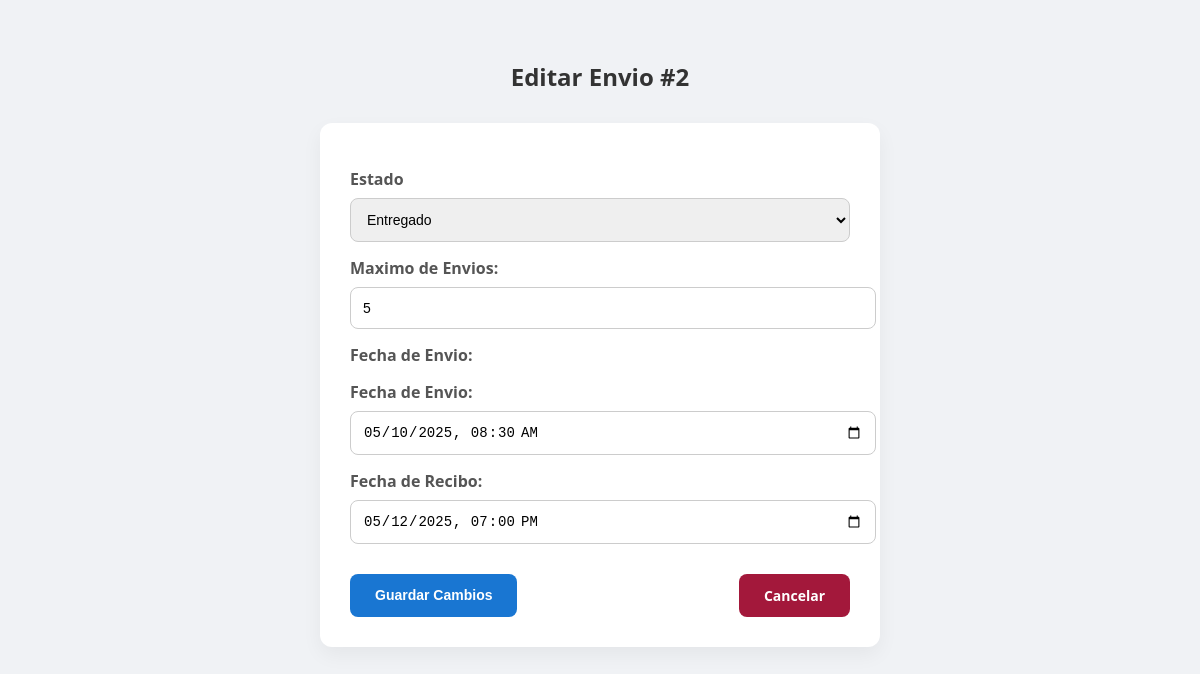
/server/crud_envios.php?id=2, run on the app's committed database.
### tables this page shows
CREATE TABLE `envios` (
  `ID_Envio` int(6) NOT NULL,
  `Estado_Envio` varchar(20) DEFAULT 'Pendiente',
  `Maximo_Articulos` int(4) NOT NULL,
  `Fecha_Envio` datetime DEFAULT NULL,
  `Fecha_Recibo` datetime DEFAULT NULL
);

### server/crud_envios.php (the view, shortened to what this page needs)
<?php
require_once '../server/conexion_bd.php';
$id = $_GET['id'];
$sql = "SELECT * FROM envios WHERE ID_Envio = ?";
$stmt = $conexion->prepare($sql);
$stmt->bind_param("s", $id);
$stmt->execute();
$resultado = $stmt->get_result();
$usuario = $resultado->fetch_assoc();
?>
<!DOCTYPE html>
<html lang="es">
<head>
</head>
<body>
<h2 style="text-align:center;">Editar Envio #<?php echo $id; ?></h2>
<form method="POST">
    <label>Estado</label>
   <select name="estado" required>
        <option value="Entregado" <?= $usuario['Estado_Envio'] == "Entregado" ? "selected" : "" ?>>Entregado</option>
    </select>
    <label>Maximo de Envios:</label>
    <input type="number" name="maximo" value="<?php echo htmlspecialchars($usuario['Maximo_Articulos']); ?>" required>
<label>Fecha de Envio:</label>
<label>Fecha de Envio:</label>
<input type="datetime-local" name="f_envio" value="<?php echo date('Y-m-d\TH:i', strtotime($usuario['Fecha_Envio'])); ?>" required>
<label>Fecha de Recibo:</label>
<input type="datetime-local" name="f_recibo" value="<?php echo date('Y-m-d\TH:i', strtotime($usuario['Fecha_Recibo'])); ?>" required>
<div class="botones">
    <button type="submit" class="guardar">Guardar Cambios</button>
    <a href="../public/envios.php" class="cancelar">Cancelar</a>
</div>
</form>
</body>
</html>

### server/crud_envios.php (style rules this page uses)
body { font-family: 'Segoe UI', sans-serif; background: #f0f2f5; padding: 40px; margin: 0; }
h2 { text-align: center; color: #333; margin-bottom: 30px; }
form { background: #fff; padding: 30px; border-radius: 12px; max-width: 500px; margin: auto; box-shadow: 0 8px 20px rgba(0, 0, 0, 0.05); }
label { display: block; margin-top: 15px; font-weight: 600; color: #555; }
input, select { width: 100%; padding: 12px; margin-top: 8px; border: 1px solid #ccc; border-radius: 8px; font-size: 14px; transition: border-color 0.3s ease; }
.botones { display: flex; justify-content: space-between; margin-top: 30px; }
button, .cancelar { padding: 12px 25px; border: none; border-radius: 8px; cursor: pointer; text-align: center; font-weight: 600; transition: background 0.3s ease, transform 0.2s ease; text-decoration: none; font-size: 14px; }
.guardar { background: #1976d2; color: #fff; }
.cancelar { background:rgb(163, 24, 59); color: #fff; }

### data on the page
envios: estado "Entregado", maximo "5", f_envio "05/10/2025 08:30", f_recibo "05/12/2025 19:00"

### other printed values
$id "2"
